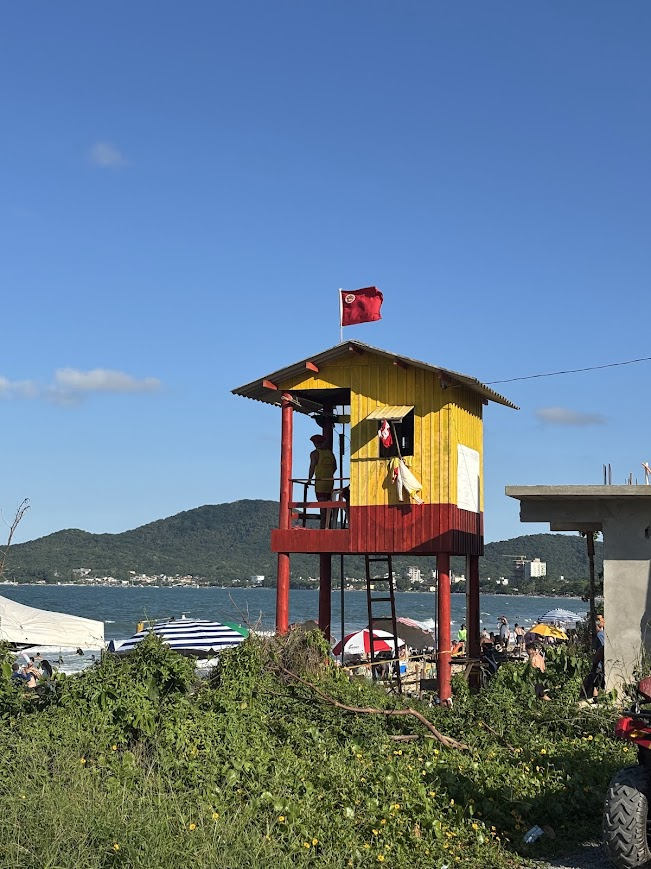
#> input picture ProcessamentoDeImagem/lista1/colorida.jpg, 651 x 869 px
$ python ex6.py
#> lines starting #> are read from the running program, lines starting #| are printed output that depends on the picture
import cv2
import matplotlib.pyplot as plt

image = cv2.imread('colorida.jpg')
#> image is the input picture: shape (869, 651, 3); mean B, G, R 142.9, 122.8, 101.3

gray_image = cv2.cvtColor(image, cv2.COLOR_BGR2GRAY)
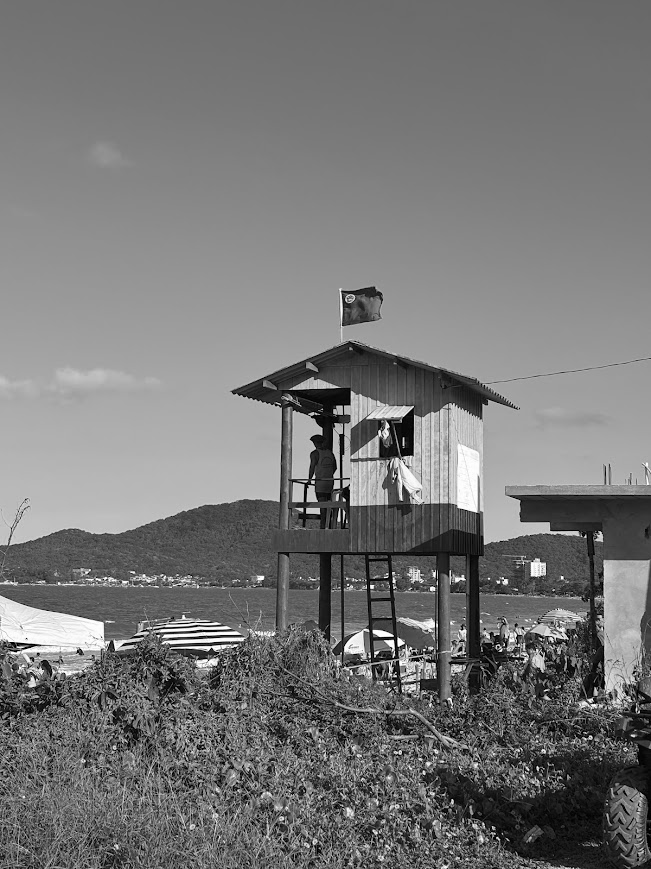
#> gray_image: shape (869, 651); min 0, max 255, mean 118.7

plt.figure(figsize=(10, 7))

plt.subplot(2, 2, 1)
plt.title('Imagem Original em Cinza')
plt.imshow(gray_image, cmap='gray')
plt.axis('off')

plt.subplot(2, 2, 2)
plt.title('Histograma da Imagem Original')
plt.hist(gray_image.ravel(), bins=256, range=(0, 255), color='black')
plt.xlabel('Intensidade de pixel')
plt.ylabel('Número de pixels')

equalized_image = cv2.equalizeHist(gray_image)
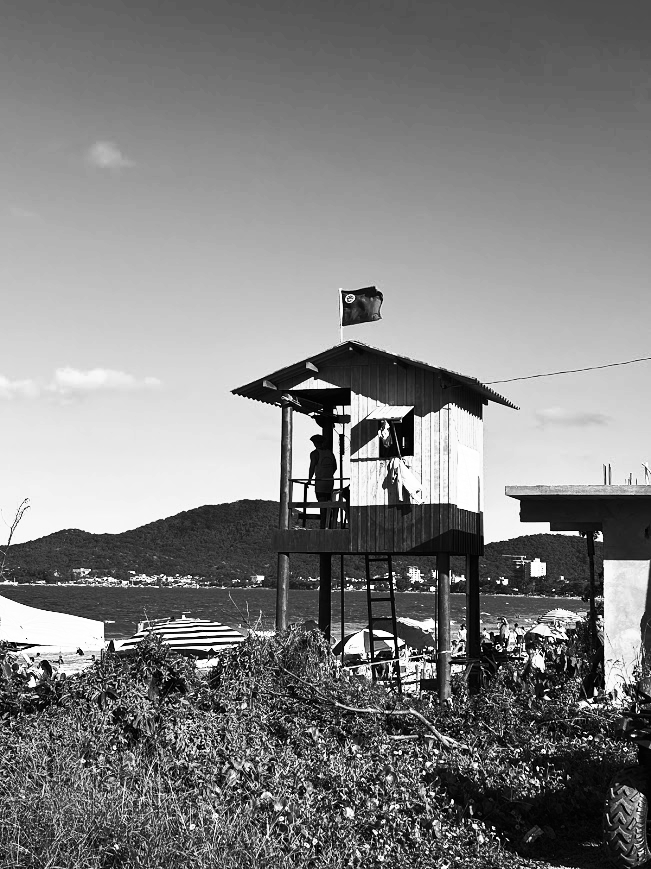
#> equalized_image: shape (869, 651); min 0, max 255, mean 128.4

plt.subplot(2, 2, 3)
plt.title('Imagem Equalizada')
plt.imshow(equalized_image, cmap='gray')
plt.axis('off')

plt.subplot(2, 2, 4)
plt.title('Histograma da Imagem Equalizada')
plt.hist(equalized_image.ravel(), bins=256, range=(0, 255), color='black')
plt.xlabel('Intensidade de pixel')
plt.ylabel('Número de pixels')

plt.tight_layout()
plt.show()
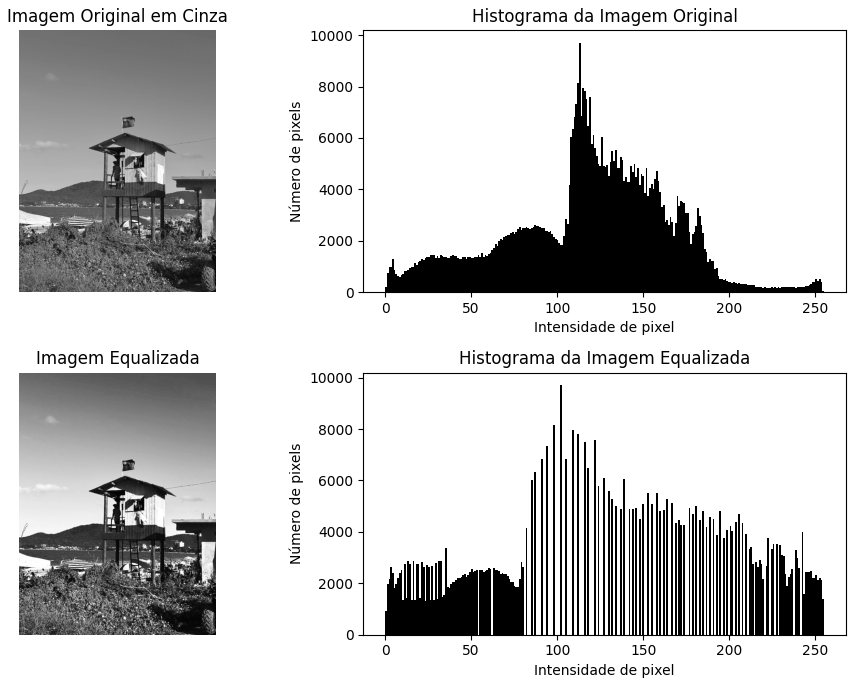
#> figure drawn by matplotlib, 4 panels; panel 2: tallest bar 9701 high, from x = 112.6 to 113.6; panel 4: tallest bar 9701 high, from x = 101.6 to 102.6

cv2.imwrite('imagem_equalizada.jpg', equalized_image)

$ run again, with ProcessamentoDeImagem/lista1/blue.jpeg copied over ProcessamentoDeImagem/lista1/colorida.jpg
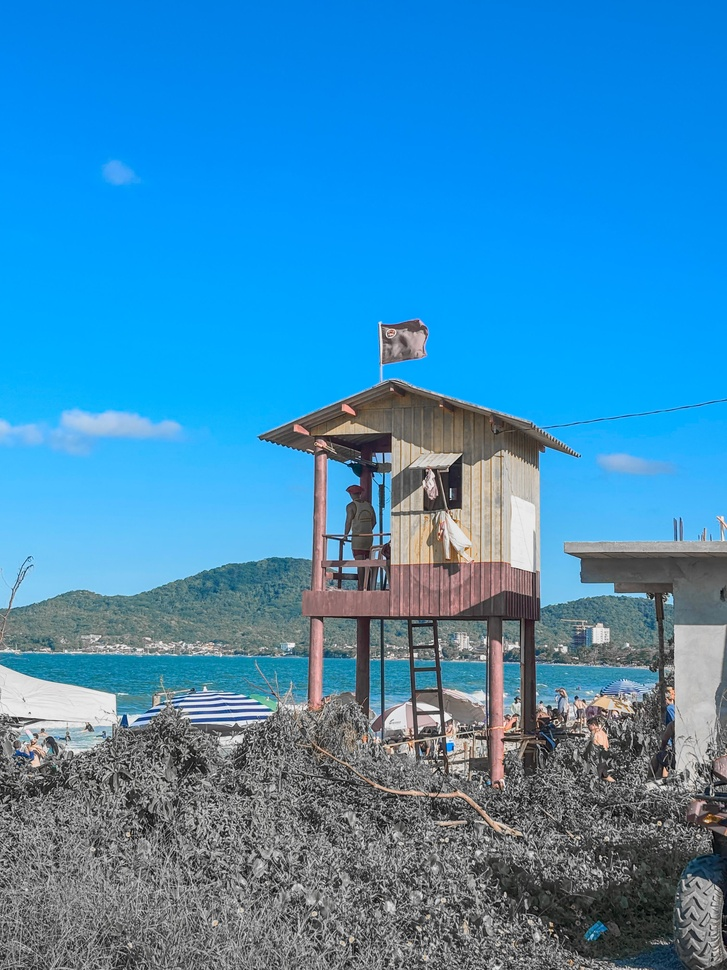
#> input picture ProcessamentoDeImagem/lista1/blue.jpeg, 727 x 970 px, shrunk from 3024 x 4032 before the run
#> image is the input picture: shape (970, 727, 3); mean B, G, R 187.4, 139.3, 61.3
#> `equalized_image = cv2.equalizeHist(gray_image)`:
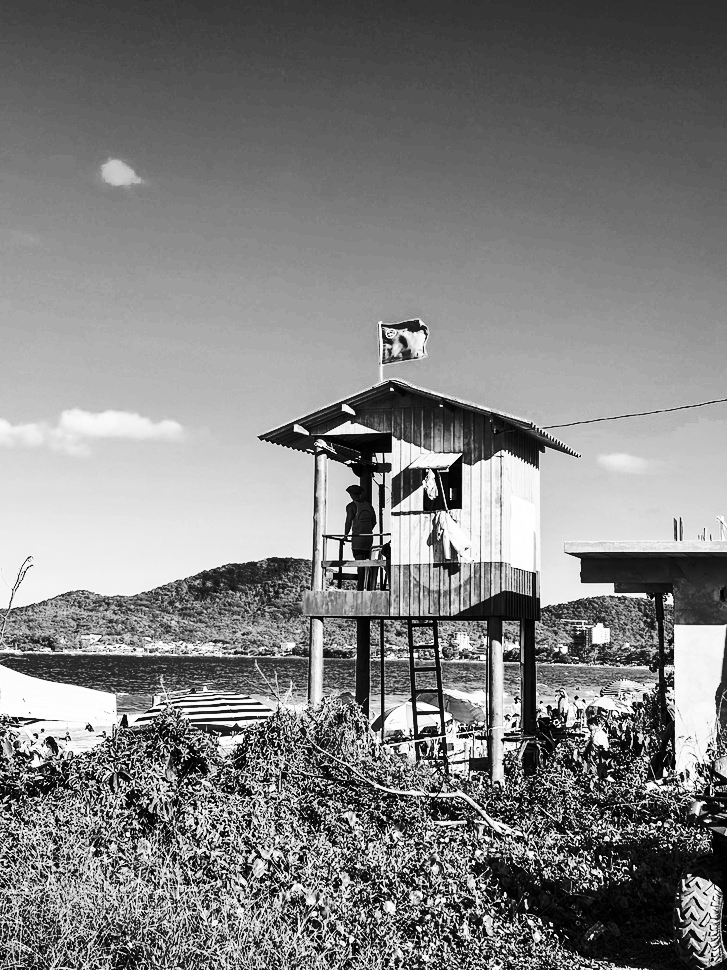
#> equalized_image: shape (970, 727); min 0, max 255, mean 128.8
#> `plt.show()`:
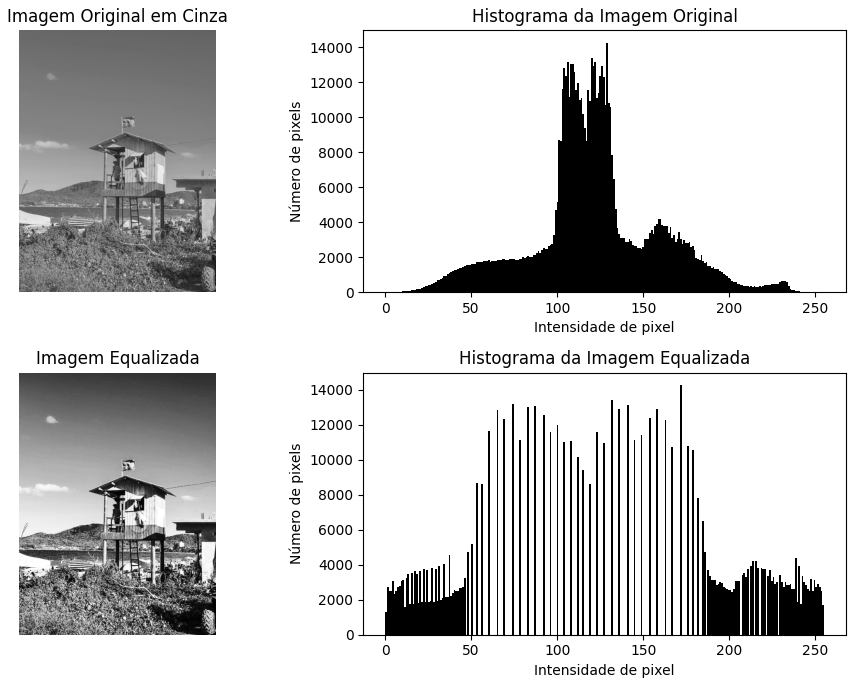
#> figure drawn by matplotlib, 4 panels; panel 2: tallest bar 14253 high, from x = 128.5 to 129.5; panel 4: tallest bar 14253 high, from x = 171.3 to 172.3
